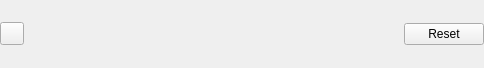
<?xml version="1.0" encoding="UTF-8"?>
<ui version="4.0">
 <class>ResetUI</class>
 <widget class="QWidget" name="ResetUI">
  <property name="geometry">
   <rect>
    <x>0</x>
    <y>0</y>
    <width>484</width>
    <height>68</height>
   </rect>
  </property>
  <property name="windowTitle">
   <string>Form</string>
  </property>
  <layout class="QHBoxLayout" name="horizontalLayout_2">
   <property name="spacing">
    <number>0</number>
   </property>
   <property name="leftMargin">
    <number>0</number>
   </property>
   <property name="topMargin">
    <number>0</number>
   </property>
   <property name="rightMargin">
    <number>0</number>
   </property>
   <property name="bottomMargin">
    <number>0</number>
   </property>
   <item>
    <widget class="QWidget" name="widget" native="true">
     <layout class="QHBoxLayout" name="horizontalLayout">
      <property name="spacing">
       <number>0</number>
      </property>
      <property name="leftMargin">
       <number>0</number>
      </property>
      <property name="topMargin">
       <number>0</number>
      </property>
      <property name="rightMargin">
       <number>0</number>
      </property>
      <property name="bottomMargin">
       <number>0</number>
      </property>
      <item>
       <widget class="QToolButton" name="btnHint">
        <property name="text">
         <string/>
        </property>
        <property name="icon">
         <iconset resource="../../resources.qrc">
          <normaloff>:/resources/screenshot_ui/icons/setting/infomation.svg</normaloff>:/resources/screenshot_ui/icons/setting/infomation.svg</iconset>
        </property>
        <property name="autoRepeat">
         <bool>false</bool>
        </property>
       </widget>
      </item>
      <item>
       <spacer name="horizontalSpacer">
        <property name="orientation">
         <enum>Qt::Horizontal</enum>
        </property>
        <property name="sizeHint" stdset="0">
         <size>
          <width>381</width>
          <height>20</height>
         </size>
        </property>
       </spacer>
      </item>
      <item>
       <widget class="QPushButton" name="btnReset">
        <property name="text">
         <string>Reset</string>
        </property>
       </widget>
      </item>
     </layout>
    </widget>
   </item>
  </layout>
 </widget>
 <resources>
  <include location="../../resources.qrc"/>
 </resources>
 <connections/>
</ui>
